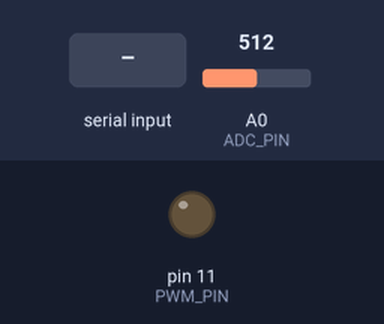
Bench run of a sketch on a simulated Arduino Uno, built with avr-gcc and run on an emulated ATmega328P. On the bench: output pins drawn as LEDs (lit = HIGH). The test bench sets the inputs (shaded band); at power-on: A0 (ADC_PIN) = 512. What the sketch prints to the serial monitor is not drawn.

Above: at 1.8 s.
1.9 s: "1" received over Serial
At 3.55 s:
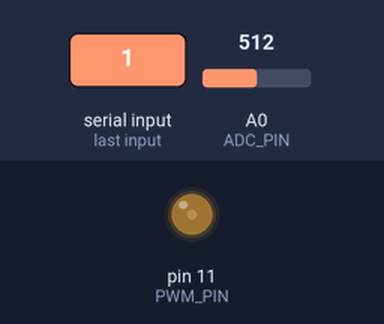
4.9 s: A0 (ADC_PIN) set to 1023
At 5.35 s:
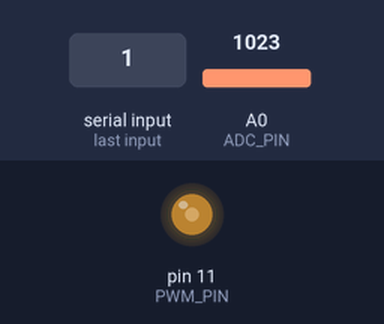
7.9 s: A0 (ADC_PIN) set to 900
At 8.05 s:
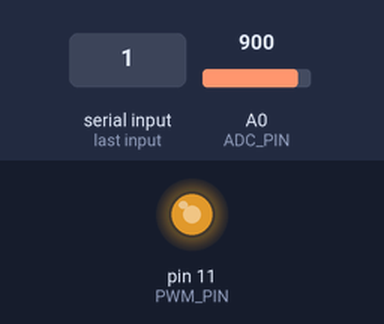
Timing chart, 0 to 16.9 s (numbered marks = the images above; inputs shaded):
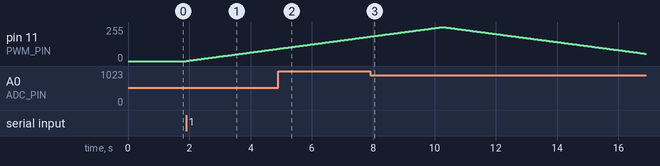

Measured:
- after the input at 1.9 s, pin 11 (PWM_PIN): moves from 0/255 to 92/255 over 3.0 s, starting at once

The sketch:

pot_inout.ino
```cpp
#define _RAMP_

int dty_inc = 0;

#define PWM_PIN 11
#define ADC_PIN A0

uint8_t dty[] = {0, 63, 127, 191, 255};


#define NUM_INC 127 //Num times tmr ovf isr happens before increment of dutyCycle
//clipping occurs at dutyCycle values less than DTY_MIN, greater than DTY_MAX
//#define DTY_MIN 17 //dutyCycle minimum value
//#define DTY_MAX 240 //dutyCycle maximum value
#define DTY_MIN 0 //dutyCycle minimum value
#define DTY_MAX 255 //dutyCycle maximum value
#define PRESCLR 0b00000010

int numCycles = 0;

uint8_t dutyCycle = dty[dty_inc]; // 0-255 for 0%-100%
uint16_t incFlag = 0;
uint8_t updn = 0;
uint8_t ovf = 0;
//uint8_t buff[];
//int bytesSent = 0;


void setup() {
  TIMSK2 = (TIMSK2 & 0b11111000) | 0b00000001; // use TIMER2_OVF_vect

//  BEGIN   PWM SETUP
  TCCR2B = TCCR2B & 0b11111000 | PRESCLR;
  pinMode(PWM_PIN, OUTPUT);
  analogWrite(PWM_PIN, dutyCycle);
//  END     PWM SETUP


//  BEGIN   ADC SETUP
  pinMode(ADC_PIN, INPUT);
//  END     ADC SETUP

  Serial.begin(115200);
  delay(1000);

  Serial.println("waiting for input");
  while(!Serial.available()){}
  Serial.println("lets go");
}

void loop() {


#ifdef _RAMP_
    if(incFlag >= NUM_INC & updn == 0){
      incFlag = 0;
      dutyCycle++;
      analogWrite(PWM_PIN, dutyCycle);
      if(dutyCycle >= DTY_MAX){
        updn = 1;
      }

    }
    else if(incFlag >= NUM_INC & updn == 1){
      incFlag = 0;
      dutyCycle--;
      analogWrite(PWM_PIN, dutyCycle);
      if(dutyCycle <= DTY_MIN){
        updn = 0;
        numCycles++;
      }
    }
#else
    delay(10);
#endif
    if(ovf == 1){
      Serial.print(dutyCycle);
      Serial.print(", ");
      Serial.println(analogRead(ADC_PIN));
    }
    if(numCycles >= 1){
      Serial.println("Stopping...");
      while(1){}
    }
}


ISR(TIMER2_OVF_vect){
  incFlag++;
  ovf = 1;
}
```
